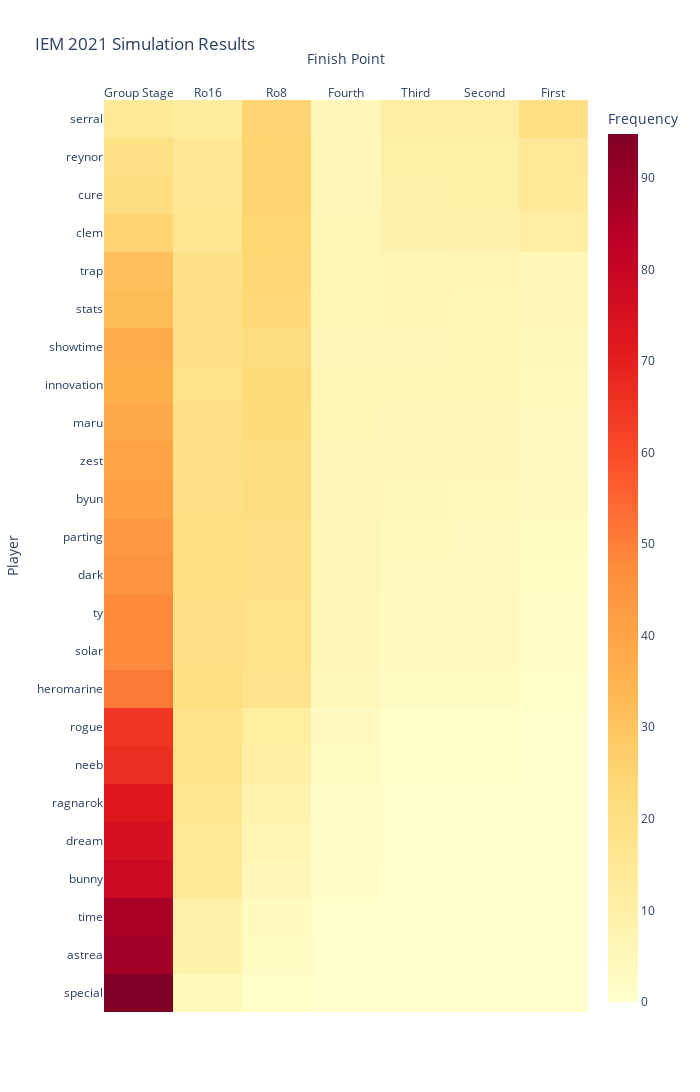

Notebook cell for this chart:
### Code cell
fig = go.Figure(
    data=go.Heatmap(
        z=iem2021_perc.iloc[:,1:].to_numpy(),
        x=['Group Stage', 'Ro16', 'Ro8', 'Fourth', 'Third', 'Second', 'First'],
        y=list(iem2021_perc['player']),
        hoverongaps=False,
        colorbar={'title': 'Frequency', 'outlinecolor': 'navy'},
        colorscale='YlOrRd')
)
fig.update_xaxes(side='top')

fig.update_layout(
    title = 'IEM 2021 Simulation Results',
    yaxis=dict(visible=True, autorange='reversed'),
    autosize=False,
    width=700,
    height=1200,
    xaxis_title = 'Finish Point',
    yaxis_title = 'Player',
    coloraxis_colorbar = dict(
        title='Frequency'
    )
)

fig.show()

### Figure 1 — Plotly figure (JSON) as saved in the notebook; plotly's stock layout.template omitted (floating-point values rounded to 4 significant figures; data arrays with more than 128 entries replaced by an {"elided": "..."} marker saying what was removed)
{"data": [{"colorbar": {"outlinecolor": "navy", "title": {"text": "Frequency"}}, "colorscale": [[0, "rgb(255,255,204)"], [0.125, "rgb(255,237,160)"], [0.25, "rgb(254,217,118)"], [0.375, "rgb(254,178,76)"], [0.5, "rgb(253,141,60)"], [0.625, "rgb(252,78,42)"], [0.75, "rgb(227,26,28)"], [0.875, "rgb(189,0,38)"], [1, "rgb(128,0,38)"]], "hoverongaps": false, "type": "heatmap", "x": ["Group Stage", "Ro16", "Ro8", "Fourth", "Third", "Second", "First"], "y": ["serral", "reynor", "cure", "clem", "trap", "stats", "showtime", "innovation", "maru", "zest", "byun", "parting", "dark", "ty", "solar", "heromarine", "rogue", "neeb", "ragnarok", "dream", "bunny", "time", "astrea", "special"], "z": {"elided": "24x7 float values"}}], "layout": {"autosize": false, "coloraxis": {"colorbar": {"title": {"text": "Frequency"}}}, "height": 1200, "title": {"text": "IEM 2021 Simulation Results"}, "width": 700, "xaxis": {"side": "top", "title": {"text": "Finish Point"}}, "yaxis": {"autorange": "reversed", "title": {"text": "Player"}, "visible": true}}}
